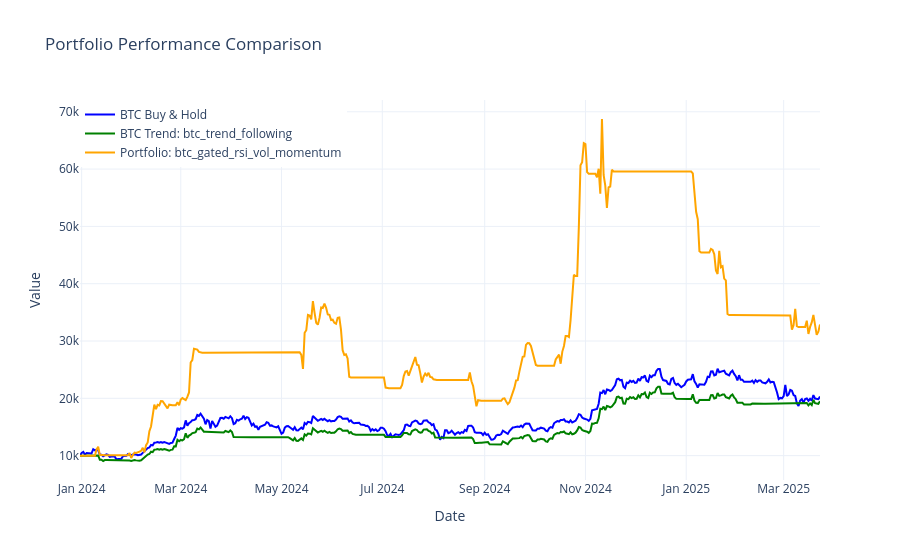

This figure's notebook cell:
### Code cell
# Plot performance for a specific date range
fig = analyzer.plot_portfolio_performance(
    portfolio_names=['btc_gated_rsi_vol_momentum'],
    btc_trend_portfolio_name='btc_trend_following',
    start_date=start_date,
    end_date=end_date,
    initial_capital=10000,
    show_plot=True
)

### Figure 1 — Plotly figure (JSON) as saved in the notebook; plotly's stock layout.template omitted (floating-point values rounded to 4 significant figures; data arrays with more than 128 entries replaced by an {"elided": "..."} marker saying what was removed)
{"data": [{"line": {"color": "blue"}, "mode": "lines", "name": "BTC Buy & Hold", "type": "scatter", "x": {"elided": "449 str values"}, "y": {"elided": "449 float values"}}, {"line": {"color": "green"}, "mode": "lines", "name": "BTC Trend: btc_trend_following", "type": "scatter", "x": {"elided": "449 str values"}, "y": {"elided": "449 float values"}}, {"line": {"color": "orange"}, "mode": "lines", "name": "Portfolio: btc_gated_rsi_vol_momentum", "type": "scatter", "x": {"elided": "449 str values"}, "y": {"elided": "449 float values"}}], "layout": {"legend": {"x": 0, "y": 1}, "title": {"text": "Portfolio Performance Comparison"}, "xaxis": {"title": {"text": "Date"}}, "yaxis": {"title": {"text": "Value"}}}}
